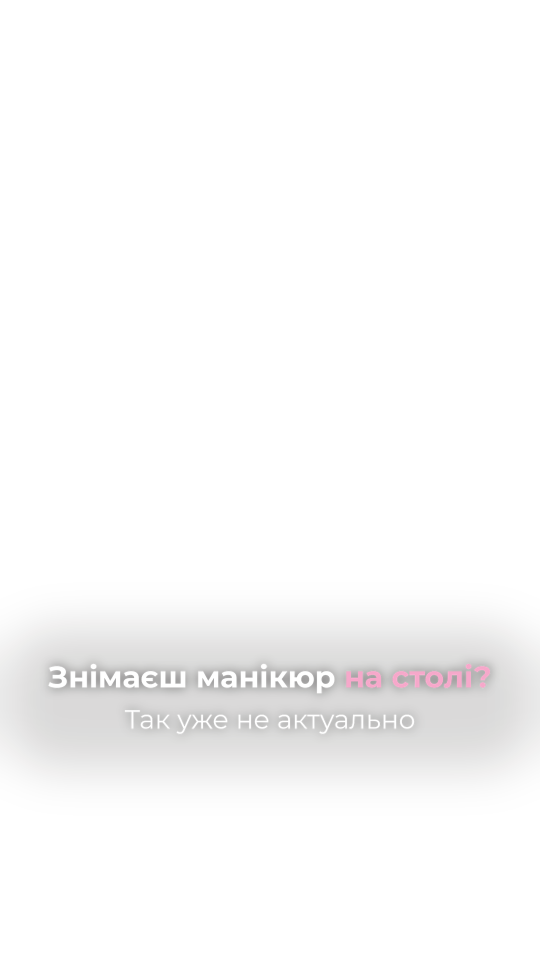
#> input picture montage/ne_na_stoli_src/ov_a.png, 1080 x 1920 px, given in place of a.png, which was not available (shown at 1/2 size)
$ python ov.py .
#> lines starting #> are read from the running program, lines starting #| are printed output that depends on the picture; after the words box and inside, x2 and y2 are one past the last pixel; in counts of white or black regions, pixels touching at a corner belong together
import sys
from PIL import Image, ImageDraw, ImageFilter
S=sys.argv[1]; W,H=1080,1920
def ov(name,y,shade=130,scale=0.6):
#> called with name = 'a', y = 1300, shade = 40, scale = 0.6
    st=Image.open(f'{S}/st/{name}.png').convert('RGBA'); st=st.resize((int(st.width*scale),int(st.height*scale)),Image.LANCZOS)
#> in ov, st is the input picture: PIL image 1080x1920 RGBA; mean R, G, B, A 7, 5.7, 5.6, 8.2
    o=Image.new('RGBA',(W,H),(0,0,0,0))
#> o: PIL image 1080x1920 RGBA; every value is 0
    if shade:
        g=Image.new('L',(W,H),0); x0=(W-st.width)//2; ImageDraw.Draw(g).rounded_rectangle((x0-60,y-40,x0+st.width+60,y+st.height+40),radius=100,fill=shade); g=g.filter(ImageFilter.GaussianBlur(45))
#> after `g = Image.new('L', (W, H), 0)`: g: PIL image 1080x1920 L; every value is 0
#> after `x0 = (W - st.width) // 2`: x0 = 216
#> after `ImageDraw.Draw(g).rounded_rectangle((x0 - 60, y - 40, x0 + st.width + `:
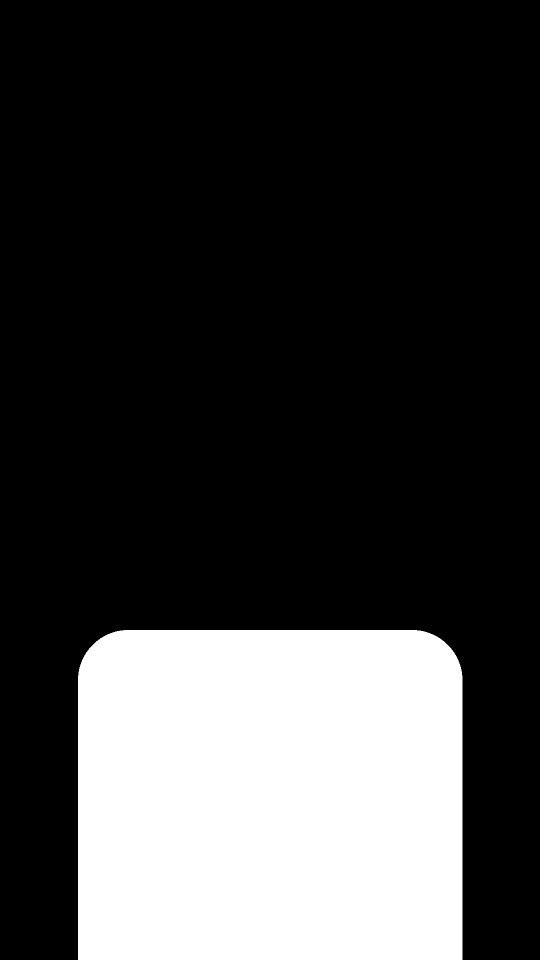
#> g: PIL image 1080x1920 L (shown at 1/2 size); values 0 (black) and 40 (white), 24.3% white; 1 white region, box (x1, y1, x2, y2) and area: (156, 1260, 925, 1920) 503184
        d=Image.new('RGBA',(W,H),(20,15,14,255)); d.putalpha(g); o.alpha_composite(d)
    o.alpha_composite(st,((W-st.width)//2,y)); o.save(f'{S}/st/ov_{name}.png')
ov('a',1300,shade=40); ov('b',120,shade=60); ov('c',1490)
#> call 2 of ov, with name = 'b', y = 120, shade = 60, scale = 0.6
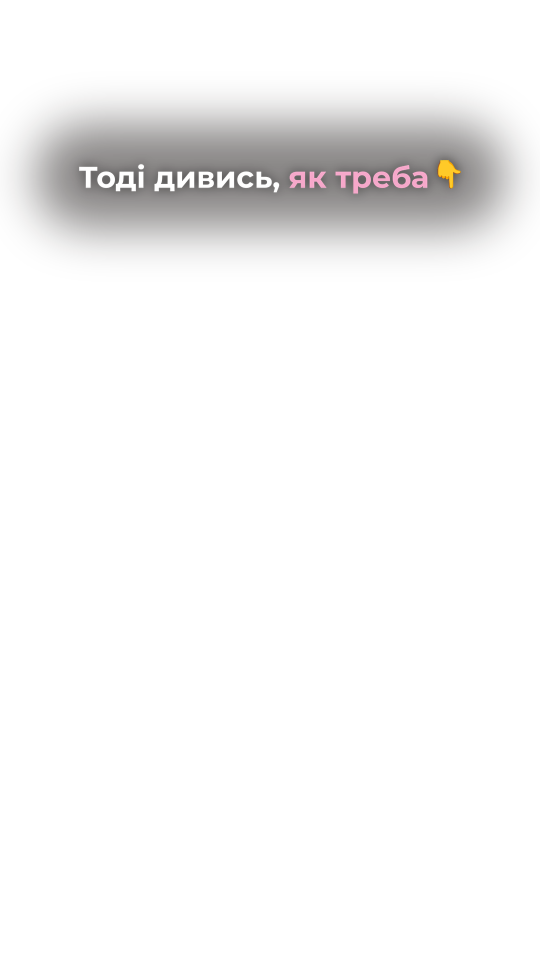
#> input picture montage/ne_na_stoli_src/ov_b.png, 1080 x 1920 px, given in place of b.png, which was not available (shown at 1/2 size)
#> in ov, st is the input picture: PIL image 1080x1920 RGBA; mean R, G, B, A 5.7, 4.5, 4.3, 12.7
#> in ov (call 2), `ImageDraw.Draw(g).rounded_rectangle((x0 - 60, y - 40, x0 + st.width + `:
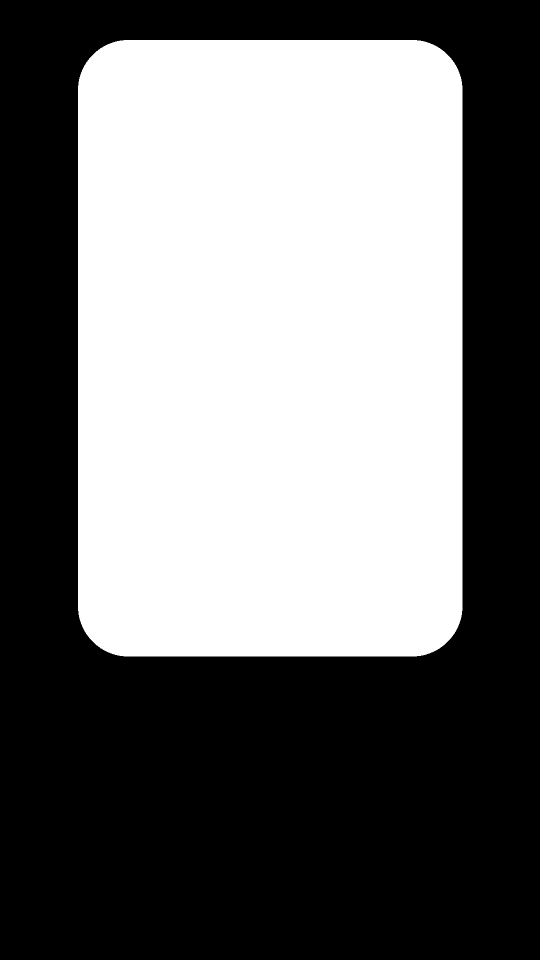
#> g: PIL image 1080x1920 L (shown at 1/2 size); values 0 (black) and 60 (white), 45.3% white; 1 white region, box (x1, y1, x2, y2) and area: (156, 80, 925, 1313) 939465
#> in ov (call 2), `g = g.filter(ImageFilter.GaussianBlur(45))`:
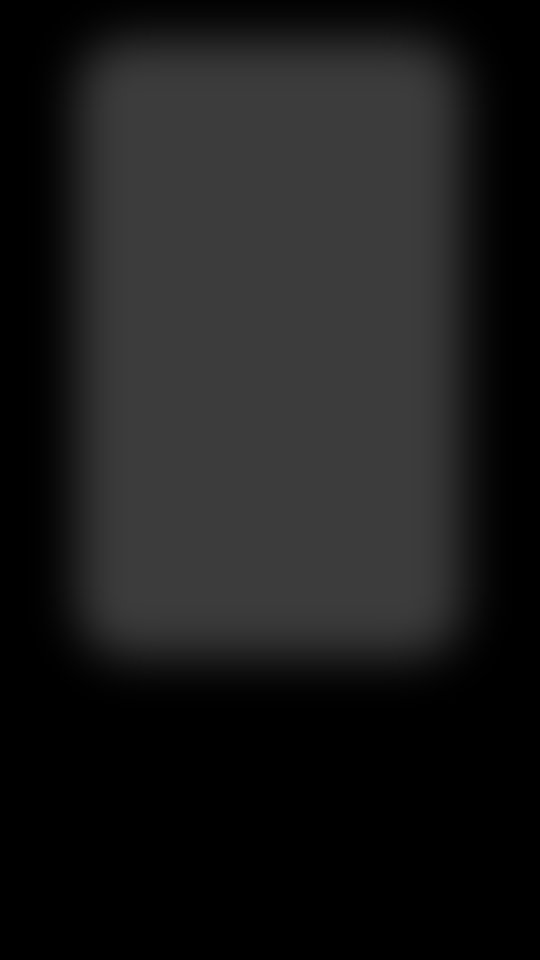
#> g: PIL image 1080x1920 L (shown at 1/2 size); min 0, max 60, mean 27.2
#> in ov (call 2), `o.alpha_composite(st, ((W - st.width) // 2, y))`:
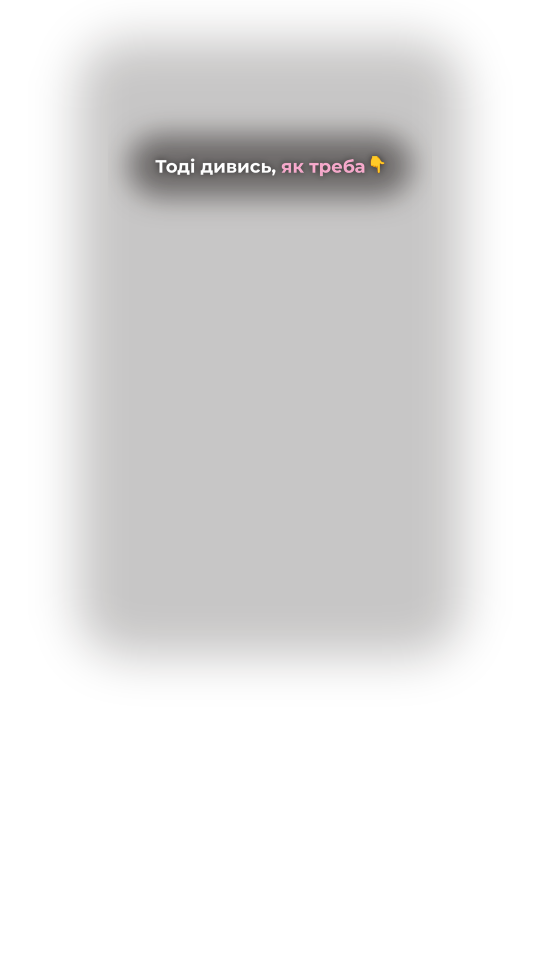
#> o: PIL image 1080x1920 RGBA (shown at 1/2 size); mean R, G, B, A 13.4, 10.1, 9.5, 30.7; transparent parts drawn white
#> call 3 of ov, with name = 'c', y = 1490, shade = 130, scale = 0.6
#> in ov (call 3), `ImageDraw.Draw(g).rounded_rectangle((x0 - 60, y - 40, x0 + st.width + `: g: PIL image 1080x1920 L; values 0 (black) and 130 (white), 17.2% white; 1 white region, box (x1, y1, x2, y2) and area: (156, 1450, 925, 1920) 357074
#> in ov (call 3), `g = g.filter(ImageFilter.GaussianBlur(45))`:
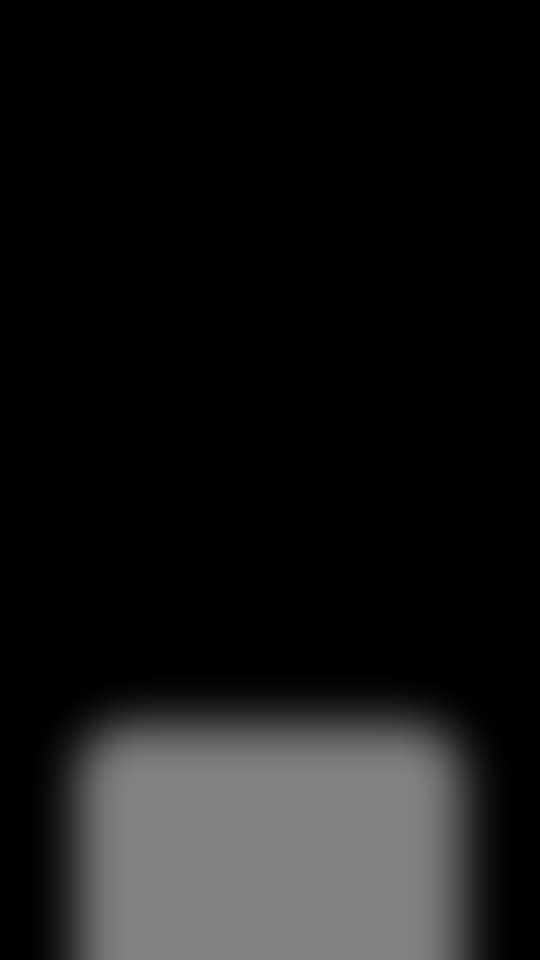
#> g: PIL image 1080x1920 L (shown at 1/2 size); min 0, max 130, mean 22.4
#> in ov (call 3), `o.alpha_composite(st, ((W - st.width) // 2, y))`:
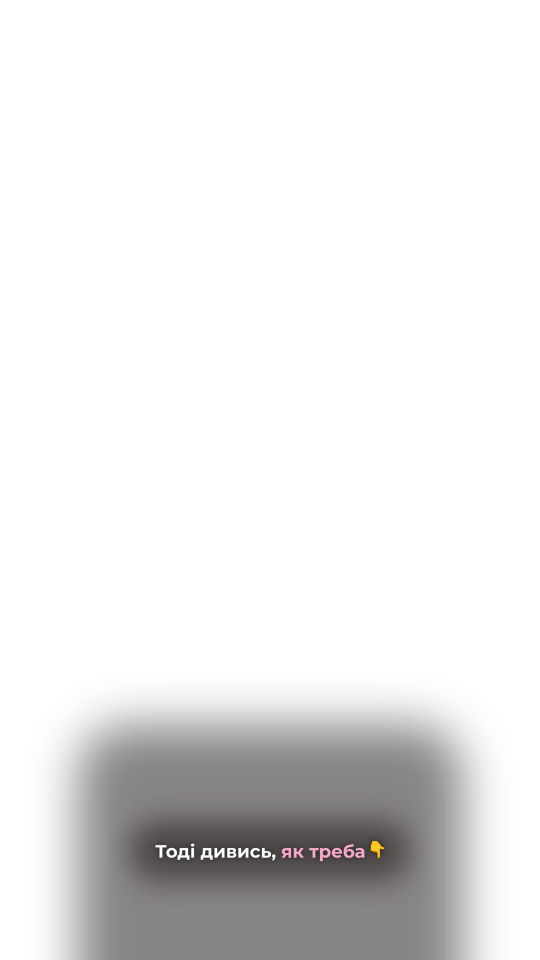
#> o: PIL image 1080x1920 RGBA (shown at 1/2 size); mean R, G, B, A 5.8, 4.4, 4.2, 24.6; transparent parts drawn white
